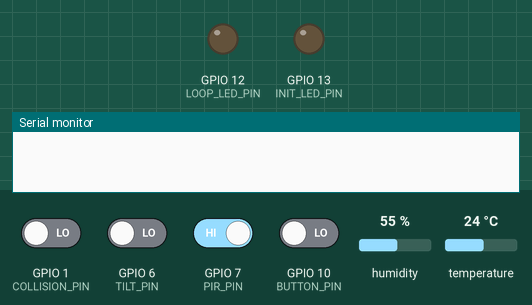
A program run on a simulated ESP32-C3. Parts: output pins drawn as LEDs (lit = HIGH), the last lines printed to the serial monitor. The inputs (shaded band) are chosen by the test bench; at power-on: GPIO 7 (PIR_PIN) HIGH, GPIO 1 (COLLISION_PIN), GPIO 6 (TILT_PIN), GPIO 10 (BUTTON_PIN) LOW, humidity 55 %, temperature 24 °C.

Above: at 0.0 s.
At 4.2 s:
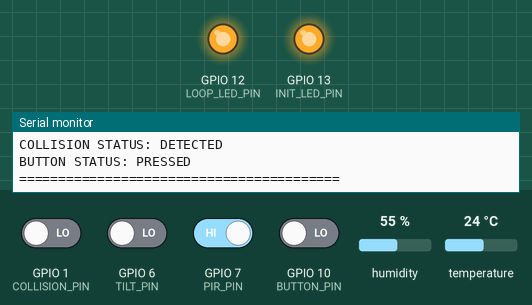
4.3 s: GPIO 1 (COLLISION_PIN) driven HIGH
At 7.4 s:
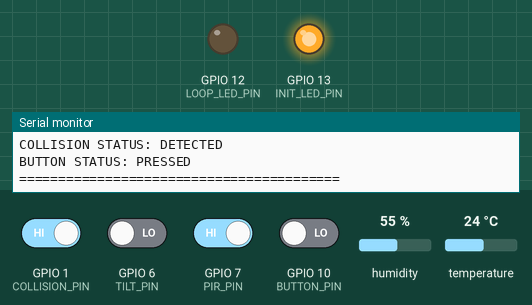
16.3 s: GPIO 6 (TILT_PIN) driven HIGH
28.3 s: GPIO 7 (PIR_PIN) driven LOW
40.3 s: GPIO 1 (COLLISION_PIN) driven LOW and GPIO 10 (BUTTON_PIN) driven HIGH
Timing chart, 0 to 52.9 s (numbered marks = the images above; inputs shaded):
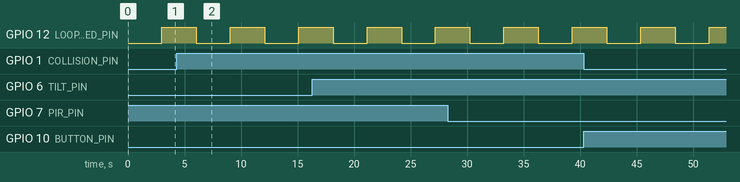

Measured:
- by itself, GPIO 12 (LOOP_LED_PIN): alternates HIGH for 3.0 s and LOW for 3.0 s

The program:

main.cpp
```cpp
#include <Arduino.h>
#include <DHT.h>

// LED pin definition
constexpr auto DHT11_PIN = 8;     // DHT11 pin
constexpr auto INIT_LED_PIN = 13; // Initial LED pin
constexpr auto LOOP_LED_PIN = 12; // Initial LED pin
constexpr auto PIR_PIN = 7;       // PIR pin
constexpr auto TILT_PIN = 6;      // Tilt pin
constexpr auto COLLISION_PIN = 1; // Collision pin
constexpr auto BUTTON_PIN = 10;   // Buzzer pin

// User email for notifications
constexpr auto USER_EMAIL = "your@example.com"; // Replace with your email

// DHT sensor object
DHT dht11(DHT11_PIN, DHT11);

void setup()
{
    // Initialize serial communication for debugging
    Serial.begin(115200);

    // Configure LED pin as output
    pinMode(DHT11_PIN, INPUT);     // Setup LED
    pinMode(INIT_LED_PIN, OUTPUT); // Setup LED
    pinMode(LOOP_LED_PIN, OUTPUT); // Setup LED
    pinMode(PIR_PIN, INPUT);       // Setup LED
    pinMode(TILT_PIN, INPUT);      // Setup LED
    pinMode(COLLISION_PIN, INPUT); // Setup LED
    pinMode(BUTTON_PIN, INPUT);    // Setup LED

    // Initialize DHT sensor
    dht11.begin();

    // Wait for 3 seconds
    delay(3000);
    digitalWrite(INIT_LED_PIN, HIGH);
}

void loop()
{
    digitalWrite(LOOP_LED_PIN, HIGH);

    // Read DHT11 sensor data
    float humidity = dht11.readHumidity();            // Read humidity
    float temperatureC = dht11.readTemperature();     // Read temperature in Celsius
    float temperatureF = dht11.readTemperature(true); // Read temperature in Fahrenheit

    // Check if readings are valid
    if (isnan(humidity) || isnan(temperatureC) || isnan(temperatureF))
    {
        Serial.println("Failed to read from DHT11 sensor!");
        return;
    }

    // Print sensor readings
    Serial.println("========= DHT11 Sensor Readings =========");
    Serial.print("Temperature (Celsius): ");
    Serial.print(temperatureC);
    Serial.println(" °C");
    Serial.print("Temperature (Fahrenheit): ");
    Serial.print(temperatureF);
    Serial.println(" °F");
    Serial.print("Humidity: ");
    Serial.print(humidity);
    Serial.println(" %");
    Serial.println(USER_EMAIL);
    Serial.println("========= LED Readings =========");
    Serial.print("INIT LED STATUS: ");
    Serial.println(digitalRead(INIT_LED_PIN) ? "ON" : "OFF");
    Serial.print("LOOP LED STATUS: ");
    Serial.println(digitalRead(LOOP_LED_PIN) ? "ON" : "OFF");
    Serial.print("PIR STATUS: ");
    Serial.println(digitalRead(PIR_PIN) ? "NOT DETECTED" : "DETECTED");
    Serial.print("TILT STATUS: ");
    Serial.println(digitalRead(TILT_PIN) ? "NOT TILTED" : "TILTED");
    Serial.print("COLLISION STATUS: ");
    Serial.println(digitalRead(COLLISION_PIN) ? "NOT DETECTED" : "DETECTED");
    Serial.print("BUTTON STATUS: ");
    Serial.println(digitalRead(BUTTON_PIN) ? "RELEASED" : "PRESSED");
    Serial.println("=========================================");
    // Add a delay before the next reading
    delay(3000);
    digitalWrite(LOOP_LED_PIN, LOW);
    delay(3000);
}
```
